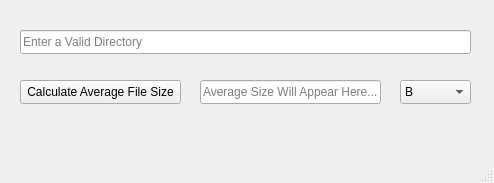
<?xml version="1.0" encoding="UTF-8"?>
<ui version="4.0">
 <class>MainWindow</class>
 <widget class="QMainWindow" name="MainWindow">
  <property name="geometry">
   <rect>
    <x>0</x>
    <y>0</y>
    <width>494</width>
    <height>183</height>
   </rect>
  </property>
  <property name="windowTitle">
   <string>MainWindow</string>
  </property>
  <widget class="QWidget" name="centralwidget">
   <widget class="QLineEdit" name="lineEdit">
    <property name="geometry">
     <rect>
      <x>20</x>
      <y>30</y>
      <width>451</width>
      <height>24</height>
     </rect>
    </property>
    <property name="placeholderText">
     <string>Enter a Valid Directory</string>
    </property>
   </widget>
   <widget class="QPushButton" name="pushButton">
    <property name="geometry">
     <rect>
      <x>20</x>
      <y>80</y>
      <width>161</width>
      <height>24</height>
     </rect>
    </property>
    <property name="text">
     <string>Calculate Average File Size</string>
    </property>
   </widget>
   <widget class="QComboBox" name="comboBox">
    <property name="geometry">
     <rect>
      <x>400</x>
      <y>80</y>
      <width>71</width>
      <height>24</height>
     </rect>
    </property>
    <property name="toolTip">
     <string>Units</string>
    </property>
    <property name="currentText">
     <string>KB</string>
    </property>
    <item>
     <property name="text">
      <string>B</string>
     </property>
    </item>
    <item>
     <property name="text">
      <string>KB</string>
     </property>
    </item>
    <item>
     <property name="text">
      <string>MB</string>
     </property>
    </item>
    <item>
     <property name="text">
      <string>GB</string>
     </property>
    </item>
   </widget>
   <widget class="QLineEdit" name="result">
    <property name="geometry">
     <rect>
      <x>200</x>
      <y>80</y>
      <width>181</width>
      <height>24</height>
     </rect>
    </property>
    <property name="acceptDrops">
     <bool>false</bool>
    </property>
    <property name="toolTip">
     <string>Average FIle Size</string>
    </property>
    <property name="readOnly">
     <bool>true</bool>
    </property>
    <property name="placeholderText">
     <string>Average Size Will Appear Here...</string>
    </property>
   </widget>
  </widget>
  <widget class="QMenuBar" name="menubar">
   <property name="geometry">
    <rect>
     <x>0</x>
     <y>0</y>
     <width>494</width>
     <height>21</height>
    </rect>
   </property>
  </widget>
  <widget class="QStatusBar" name="statusbar"/>
 </widget>
 <resources/>
 <connections/>
</ui>
